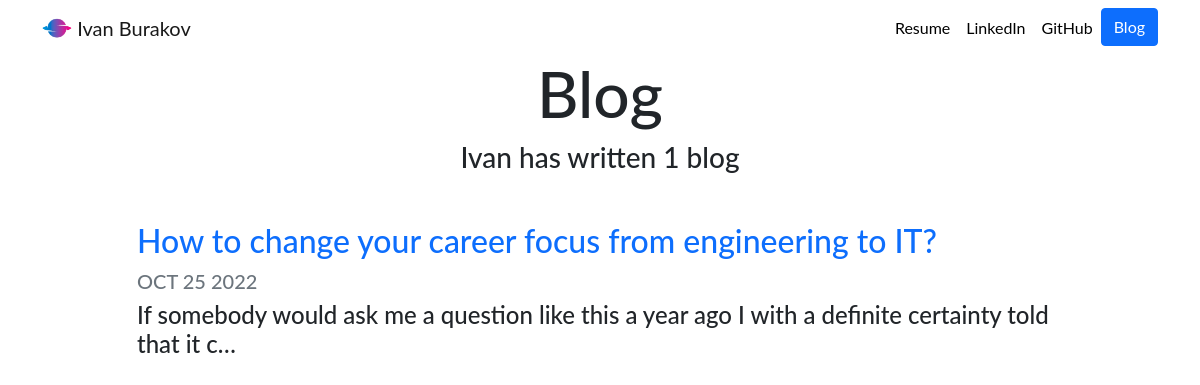
/blog/, run on an earlier commit of the app's database.
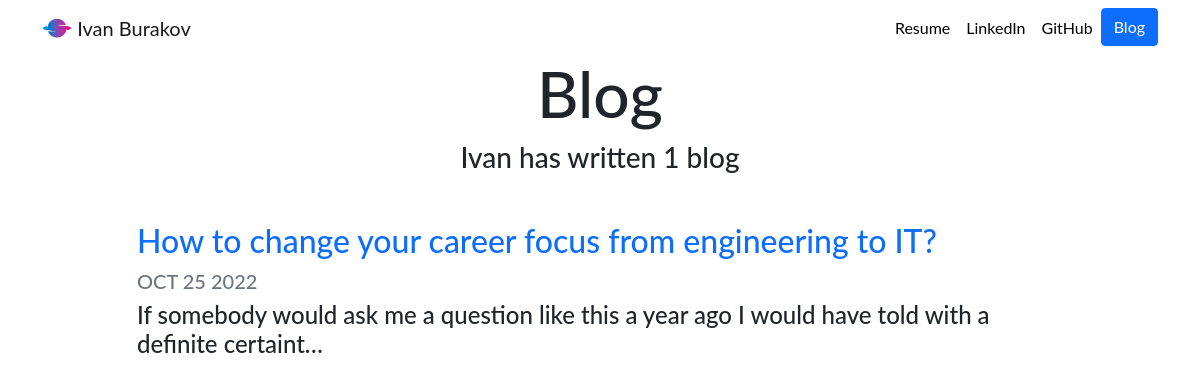
And on a later commit of the database.
### blog/models.py (models this page shows, shortened)
class Blog(models.Model):
    title = models.CharField(max_length=200)
    date = models.DateField(auto_now_add = True)
    description = models.TextField()

### blog/views.py (the view)
# urls.py: path('', views.all_blogs, name = 'all_blogs'),
def all_blogs(request):
    blogs_count = Blog.objects.count
    blogs = Blog.objects.order_by('-date')
    return render(request, 'blog/all_blogs.html', {'blogs':blogs, 'blogs_count':blogs_count})

### blog/templates/blog/all_blogs.html
{% extends 'portfolio/head.html' %}
{% load static %}
{% block content %}
<h1 id="blogtitle" class="font-weight-bold text-center">Blog</h1>
<h3 class="text-center mb-5">Ivan has written {{ blogs.count }} blog{{ blogs.count|pluralize }}</h3>
{% for blog in blogs %}
<div class="row justify-content-center my-3">
  <div class="col-md-10">
    <a href="{% url 'blog:detail' blog.id %}">
      <h2>{{ blog.title }}</h2>
    </a>
    <h5 class="text-muted">{{ blog.date|date:'M d Y'|upper }}</h5>
    <h4>{{ blog.description|striptags|truncatechars:100 }}</h4>
  </div>
</div>
{% endfor %}
{% endblock %}

What changed in the data, as far as the page shows it:
changed Blog "How to change your career focus from engineering to IT?": description "If somebody would ask me a question like this a year ago I with a definite certainty told that it c…" → "If somebody would ask me a question like this a year ago I would have told with a definite certaint…"
